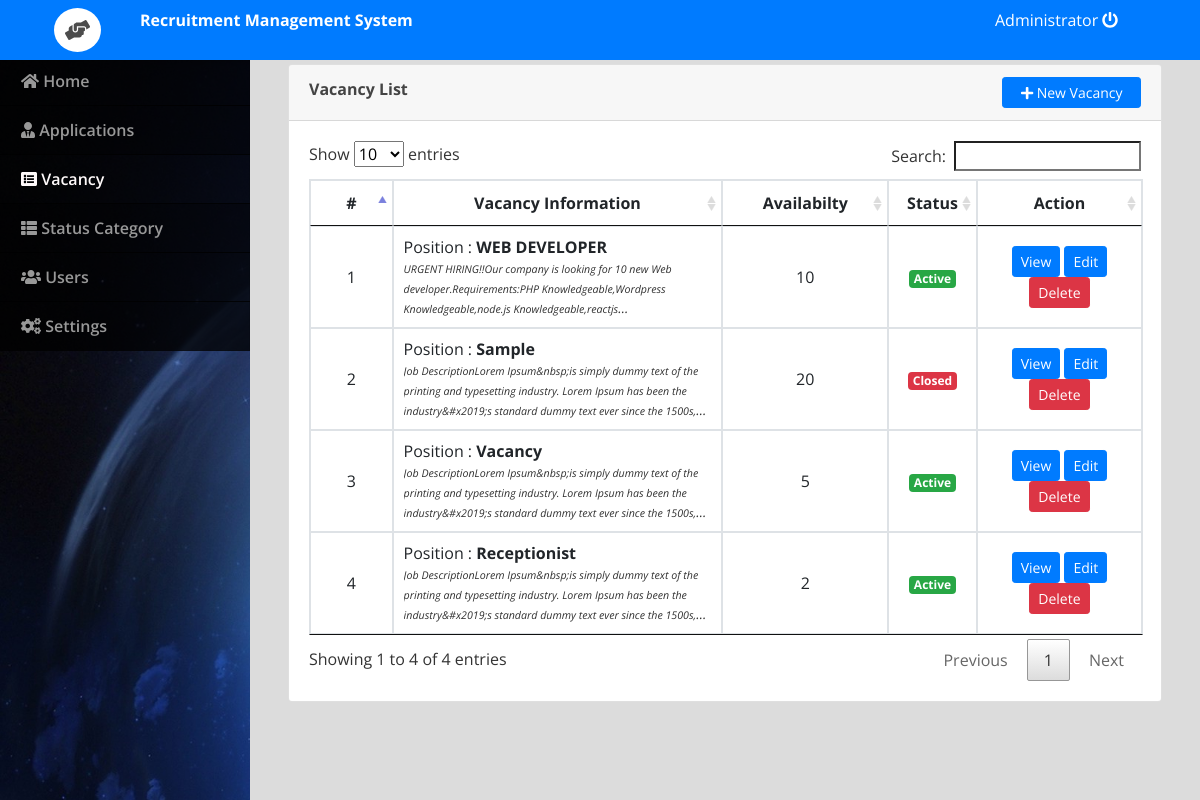
/admin/index.php?page=vacancy (signed in), run on the app's committed database.
### tables this page shows
CREATE TABLE `vacancy` (
  `id` int(30) NOT NULL,
  `position` varchar(200) NOT NULL,
  `availability` int(30) NOT NULL,
  `description` text NOT NULL,
  `status` tinyint(1) NOT NULL DEFAULT 1,
  `date_created` datetime NOT NULL DEFAULT current_timestamp()
);

### admin/vacancy.php (the view, shortened to what this page needs)
<?php include('db_connect.php');?>
<div class="container-fluid">
	<div class="col-lg-12">
		<div class="row">
			<div class="col-md-12">
				<div class="card">
					<div class="card-header">
						<div class="row">
							<div class="col-lg-12">
								<span><large><b>Vacancy List</b></large></span>
								<button class="btn btn-sm btn-block btn-primary btn-sm col-md-2 float-right" type="button" id="new_vacancy"><i class="fa fa-plus"></i> New Vacancy</button>
							</div>
						</div>
					</div>
					<div class="card-body">
						<table class="table table-bordered table-hover">
							<colgroup>
								<col width="10%">
								<col width="40%">
								<col width="20%">
								<col width="10%">
								<col width="20%">
							</colgroup>
							<thead>
								<tr>
									<th class="text-center">#</th>
									<th class="text-center">Vacancy Information</th>
									<th class="text-center">Availabilty</th>
									<th class="text-center">Status</th>
									<th class="text-center">Action</th>
								</tr>
							</thead>
							<tbody>
								<?php
								$i = 1;
								$plan = $conn->query("SELECT * FROM vacancy order by id asc");
								while($row=$plan->fetch_assoc()):
									$trans = get_html_translation_table(HTML_ENTITIES,ENT_QUOTES);
									unset($trans["\""], $trans["<"], $trans[">"], $trans["<h2"]);
									$desc = strtr(html_entity_decode($row['description']),$trans);
									$desc=str_replace(array("<li>","</li>"), array("",","), $desc);
								?>
								<tr>
									<td class="text-center"><?php echo $i++ ?></td>
									<td class="">
										<p>Position : <b><?php echo $row['position'] ?></b></p>
										<p class=" truncate"><i><small><?php echo strip_tags($desc) ?></small></i></p>
									</td>
									<td class="text-center">
										<?php echo $row['availability'] ?>
									</td>
									<td class="text-center">
										<?php if($row['status'] == 1): ?>
											<span class="badge badge-success">Active</span>
										<?php else: ?>
											<span class="badge badge-danger">Closed</span>
										<?php endif; ?>
									</td>
									<td class="text-center">
										<button class="btn btn-sm btn-primary view_vacancy" type="button" data-id="<?php echo $row['id'] ?>" >View</button>
										<button class="btn btn-sm btn-primary edit_vacancy" type="button" data-id="<?php echo $row['id'] ?>" >Edit</button>
										<button class="btn btn-sm btn-danger delete_vacancy" type="button" data-id="<?php echo $row['id'] ?>">Delete</button>
									</td>
								</tr>
								<?php endwhile; ?>
							</tbody>
						</table>
					</div>
				</div>
			</div>
		</div>
	</div>
</div>

### admin/index.php (shortened to what this page needs)
<!DOCTYPE html>
<html lang="en">
<head>
<?php
 include('./header.php');
 ?>
</head>
<body>
	<?php include 'topbar.php' ?>
	<?php include 'navbar.php' ?>
  <main id="view-panel" >
      <?php $page = isset($_GET['page']) ? $_GET['page'] :'home'; ?>
  	<?php include $page.'.php' ?>
  </main>
</body>
</html>

### admin/header.php (shortened to what this page needs)
  <link rel="stylesheet" href="assets/font-awesome/css/all.min.css">
<link href="assets/vendor/bootstrap/css/bootstrap.min.css" rel="stylesheet">
<link href="assets/vendor/icofont/icofont.min.css" rel="stylesheet">
<link href="assets/vendor/boxicons/css/boxicons.min.css" rel="stylesheet">
<link href="assets/vendor/venobox/venobox.css" rel="stylesheet">
<link href="assets/vendor/animate.css/animate.min.css" rel="stylesheet">
<link href="assets/vendor/remixicon/remixicon.css" rel="stylesheet">
<link href="assets/vendor/owl.carousel/assets/owl.carousel.min.css" rel="stylesheet">
<link href="assets/vendor/bootstrap-datepicker/css/bootstrap-datepicker.min.css" rel="stylesheet">
<link href="assets/DataTables/datatables.min.css" rel="stylesheet">
<link href="assets/css/jquery.datetimepicker.min.css" rel="stylesheet">
<link href="assets/css/select2.min.css" rel="stylesheet">
<link href="assets/css/style.css" rel="stylesheet">
<link type="text/css" rel="stylesheet" href="assets/css/jquery-te-1.4.0.css">

### admin/topbar.php (shortened to what this page needs)
<nav class="navbar navbar-light fixed-top bg-primary" style="padding:0;">
  <div class="container-fluid mt-2 mb-2">
  	<div class="col-lg-12">
  		<div class="col-md-1 float-left" style="display: flex;">
  			<div class="logo">
  				<span class="fa fa-hands-helping"></span>
  			</div>
  		</div>
      <div class="col-md-4 float-left text-white">
        <large><b>Recruitment Management System</b></large>
      </div>
	  	<div class="col-md-2 float-right text-white">
	  		<a href="ajax.php?action=logout" class="text-white"><?php echo $_SESSION['login_name'] ?> <i class="fa fa-power-off"></i></a>
	    </div>
    </div>
  </div>
</nav>

### admin/navbar.php (shortened to what this page needs)
<nav id="sidebar" class='mx-lt-5 bg-dark' >
		<div class="sidebar-list">
				<a href="index.php?page=home" class="nav-item nav-home"><span class='icon-field'><i class="fa fa-home"></i></span> Home</a>
				<a href="index.php?page=applications" class="nav-item nav-applications"><span class='icon-field'><i class="fa fa-user-tie"></i></span> Applications</a>
				<a href="index.php?page=vacancy" class="nav-item nav-vacancy"><span class='icon-field'><i class="fa fa-list-alt"></i></span> Vacancy</a>
				<a href="index.php?page=recruitment_status" class="nav-item nav-recruitment_status"><span class='icon-field'><i class="fa fa-th-list"></i></span> Status Category</a>
				<?php if($_SESSION['login_type'] == 1): ?>
				<a href="index.php?page=users" class="nav-item nav-users"><span class='icon-field'><i class="fa fa-users"></i></span> Users</a>
				<a href="index.php?page=site_settings" class="nav-item nav-site_settings"><span class='icon-field'><i class="fa fa-cogs"></i></span> Settings</a>
			<?php endif; ?>
		</div>
</nav>

### admin/assets/css/style.css (style rules this page uses)
body { font-family: "Open Sans", sans-serif; color: #444444; width: 100%; height: calc(100%); }
a { color: #1977cc; }
nav#sidebar { height: calc(100%); position: fixed; z-index: 99; left: 0; width: 250px; background: url(../../../assets/img/travel-cover.jpg); background-repeat: no-repeat; background-size: cover; }
a.nav-item { position: relative; display: block; padding: .75rem 1.25rem; margin-bottom: -1px; border: 1px solid rgba(0,0,0,.125); background-color: #000000c4; color: #989898; font-weight: 600; }
a.nav-item:hover, .nav-item.active { background-color: #000000ad; color: #fffafa; }
main#view-panel { margin-left: 250px; width:calc(100% - 250px); margin-top: 3.5rem; padding: .5em }
.truncate { overflow: hidden; text-overflow: ellipsis; display: -webkit-box; -webkit-line-clamp: 3; -webkit-box-orient: vertical; font-size: smaller; color: #000000cf; font-style: italic; }

### admin/index.php (style rules this page uses)
body { background: #80808045; }

### admin/topbar.php (style rules this page uses)
.logo { margin: auto; font-size: 20px; background: white; padding: 7px 11px; border-radius: 50% 50%; color: #000000b3; }

### admin/vacancy.php (style rules this page uses)
td { vertical-align: middle !important; }
td p { margin: unset }

### data on the page
vacancy: position "WEB DEVELOPER", description "URGENT HIRING!!Our company is looking for 10 new Web developer.Requirements:PHP Knowledgeable,Wordpress Knowledgeable,node.js…", availability "10", status "Active"
vacancy: position "Sample", description "Job DescriptionLorem Ipsum&nbsp;is simply dummy text of the printing and typesetting industry. Lorem Ipsum has been the industry&#x2019;s standard dummy text ever since the…", availability "20", status "Closed"
vacancy: position "Vacancy", description "Job DescriptionLorem Ipsum&nbsp;is simply dummy text of the printing and typesetting industry. Lorem Ipsum has been the industry&#x2019;s standard dummy text ever since the…", availability "5", status "Active"
vacancy: position "Receptionist", description "Job DescriptionLorem Ipsum&nbsp;is simply dummy text of the printing and typesetting industry. Lorem Ipsum has been the industry&#x2019;s standard dummy text ever since the…", availability "2", status "Active"

### other printed values
$_SESSION['login_name'] "Administrator"
